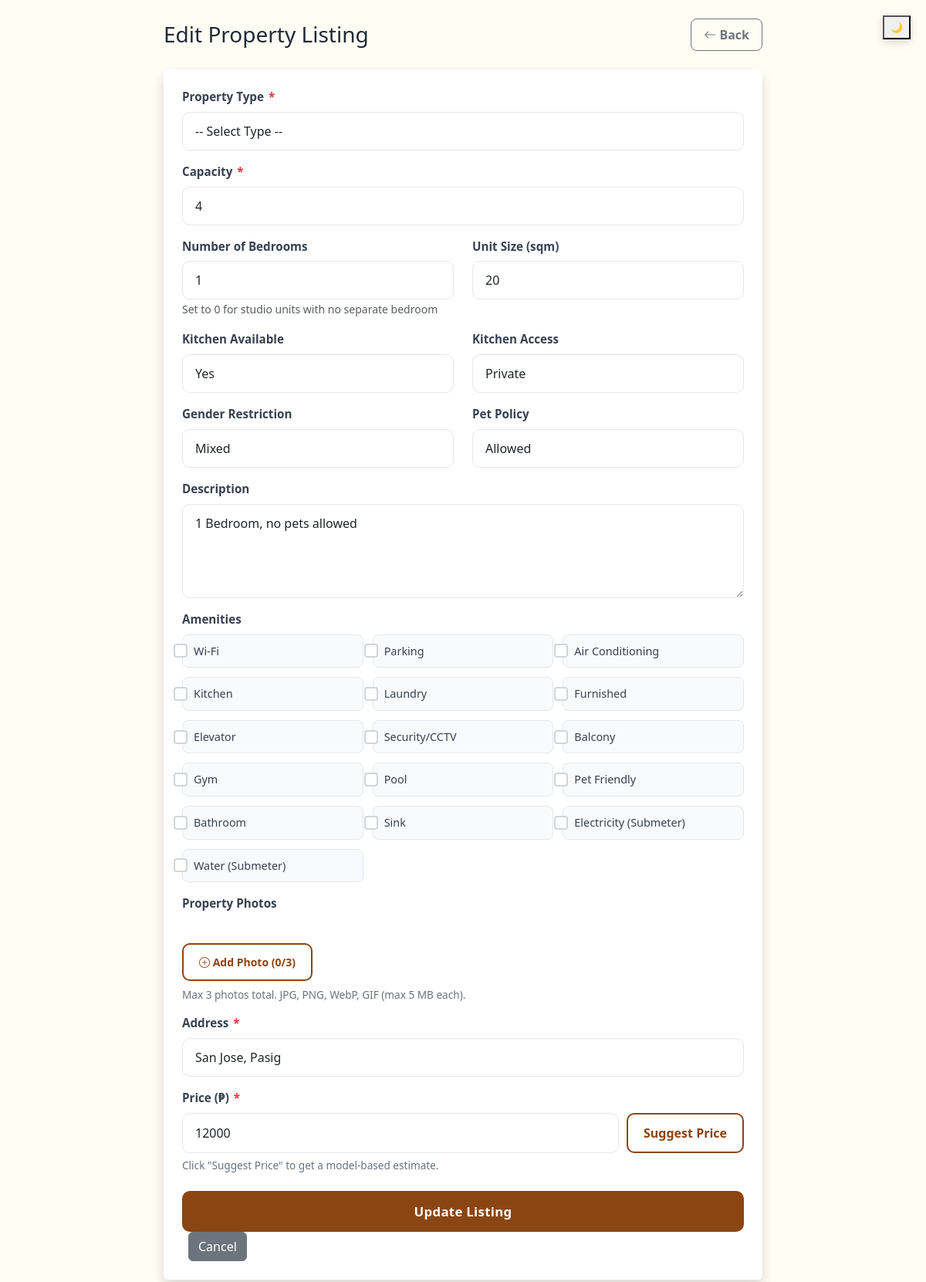
Page /edit_listing.php?id=5 (signed in) on the committed database.
### tables this page shows
CREATE TABLE `tblistings` (
  `id` int(11) NOT NULL,
  `title` varchar(255) NOT NULL,
  `description` text DEFAULT NULL,
  `address` varchar(255) NOT NULL,
  `latitude` decimal(10,8) DEFAULT NULL,
  `longitude` decimal(11,8) DEFAULT NULL,
  `price` decimal(10,2) DEFAULT NULL,
  `capacity` int(11) DEFAULT 1,
  `owner_id` int(11) NOT NULL,
  `created_at` timestamp NOT NULL DEFAULT current_timestamp()
);

### edit_listing.php (the view, shortened to what this page needs)
<?php
require 'mysql_connect.php';
$id = isset($_GET['id']) ? (int)$_GET['id'] : 0;
$owner_id = isset($_SESSION['owner_id']) ? (int)$_SESSION['owner_id'] : 0;
$stmt = $conn->prepare("SELECT * FROM tblistings WHERE id = ? AND owner_id = ?");
$stmt->bind_param("ii", $id, $owner_id);
$stmt->execute();
$result = $stmt->get_result();
$listing = $result->fetch_assoc();
?>
<!DOCTYPE html>
<html lang="en">
<head>
  <link href="https://cdn.jsdelivr.net/npm/bootstrap@5.3.0/dist/css/bootstrap.min.css" rel="stylesheet" />
  <link href="https://cdn.jsdelivr.net/npm/bootstrap-icons@1.10.5/font/bootstrap-icons.css" rel="stylesheet" />
  <link rel="stylesheet" href="add_property.css?v=41">
  <link rel="stylesheet" href="darkmode.css">
</head>
<body class="dashboard-bg">
<div class="container form-container">
  <div class="d-flex justify-content-between align-items-center mb-4">
    <h3 class="mb-0">Edit Property Listing</h3>
    <a href="DashboardUO.php" class="btn btn-outline-secondary">
      <i class="bi bi-arrow-left"></i> Back
    </a>
  </div>
  <form method="POST" enctype="multipart/form-data" class="bg-white p-4 shadow rounded">
    <div class="mb-3">
      <label class="form-label">Property Type <span class="text-danger">*</span></label>
      <select name="title" id="propertyType" class="form-select" required>
        <option value="">-- Select Type --</option>
      </select>
    </div>
    <div class="mb-3">
      <label class="form-label">Capacity <span class="text-danger">*</span></label>
      <input type="number" name="capacity" id="capacityInput" min="1" class="form-control" required value="<?= (int)$listing['capacity'] ?>">
    </div>
    <div class="row mb-3">
      <div class="col-md-6">
        <label class="form-label">Number of Bedrooms</label>
        <input type="number" name="bedroom" id="bedroomInput" class="form-control" min="0" step="1" value="<?= isset($listing['bedroom']) ? (int)$listing['bedroom'] : 1 ?>">
        <small class="text-muted">Set to 0 for studio units with no separate bedroom</small>
      </div>
      <div class="col-md-6">
        <label class="form-label">Unit Size (sqm)</label>
        <input type="number" name="unit_sqm" id="sqmInput" class="form-control" min="1" step="0.1" value="<?= isset($listing['unit_sqm']) ? (float)$listing['unit_sqm'] : 20 ?>">
      </div>
    </div>
    <div class="row mb-3">
      <div class="col-md-6">
        <label class="form-label">Kitchen Available</label>
        <select name="kitchen" id="kitchenInput" class="form-select">
          <option value="Yes" <?= (isset($listing['kitchen']) && $listing['kitchen'] === 'Yes') ? 'selected' : '' ?>>Yes</option>
        </select>
      </div>
      <div class="col-md-6" id="kitchenTypeContainer">
        <label class="form-label">Kitchen Access</label>
        <select name="kitchen_type" id="kitchenTypeInput" class="form-select">
          <option value="Private" <?= (isset($listing['kitchen_type']) && $listing['kitchen_type'] === 'Private') ? 'selected' : '' ?>>Private</option>
        </select>
      </div>
    </div>
    <div class="row mb-3">
      <div class="col-md-6">
        <label class="form-label">Gender Restriction</label>
        <select name="gender_specific" id="genderInput" class="form-select">
          <option value="Mixed" <?= (isset($listing['gender_specific']) && $listing['gender_specific'] === 'Mixed') ? 'selected' : '' ?>>Mixed</option>
        </select>
      </div>
      <div class="col-md-6">
        <label class="form-label">Pet Policy</label>
        <select name="pets" id="petsInput" class="form-select">
          <option value="Allowed" <?= (isset($listing['pets']) && $listing['pets'] === 'Allowed') ? 'selected' : '' ?>>Allowed</option>
        </select>
      </div>
    </div>
    <div class="mb-3">
      <label class="form-label">Description</label>
      <textarea name="description" class="form-control" rows="4"><?= htmlspecialchars($listing['description']) ?></textarea>
    </div>
    <div class="mb-3">
      <label class="form-label">Amenities</label>
      <?php
        $ALL_AMENITIES = [
          'wifi' => 'Wi-Fi', 'parking' => 'Parking', 'aircon' => 'Air Conditioning',
          'kitchen' => 'Kitchen', 'laundry' => 'Laundry', 'furnished' => 'Furnished',
          'elevator' => 'Elevator', 'security' => 'Security/CCTV', 'balcony' => 'Balcony',
          'gym' => 'Gym', 'pool' => 'Pool', 'pet_friendly' => 'Pet Friendly',
          'bathroom' => 'Bathroom', 'sink' => 'Sink',
          'electricity' => 'Electricity (Submeter)', 'water' => 'Water (Submeter)'
        ];
        $existing_amenities = [];
      ?>
      <div class="amenities-grid">
        <?php foreach ($ALL_AMENITIES as $key => $label): ?>
          <label class="form-check">
            <input class="form-check-input" type="checkbox" name="amenities[]" value="<?= $key ?>"
              <?= in_array($key, $existing_amenities) ? 'checked' : '' ?>>
            <span class="form-check-label"><?= htmlspecialchars($label) ?></span>
          </label>
        <?php endforeach; ?>
      </div>
    </div>
    <div class="mb-3">
      <label class="form-label">Property Photos</label>
      <button type="button" id="addNewPhotoBtn" class="btn btn-outline-primary btn-sm">
      </button>
      <div class="form-help mt-2">Max 3 photos total. JPG, PNG, WebP, GIF (max 5 MB each).</div>
    </div>
    <div class="mb-3">
      <label class="form-label">Address <span class="text-danger">*</span></label>
      <input type="text" name="address" id="addressInput" class="form-control" required value="<?= htmlspecialchars($listing['address']) ?>">
    </div>
    <div class="mb-3">
      <label class="form-label">Price (₱) <span class="text-danger">*</span></label>
      <div class="d-flex gap-2">
        <input type="number" name="price" id="priceInput" min="0" class="form-control" required value="<?= round($listing['price']) ?>">
        <button type="button" class="btn btn-outline-primary" id="btnSuggestPrice">
          Suggest Price
        </button>
      </div>
      <div class="form-help" id="priceHint">Click "Suggest Price" to get a model-based estimate.</div>
    </div>
    <button type="submit" class="btn btn-primary">Update Listing</button>
    <a href="DashboardUO.php" class="btn btn-secondary ms-2">Cancel</a>
  </form>
</div>
</body>
</html>

### add_property.css (style rules this page uses)
:root { --hb-brown: #8B4513; --hb-gold: #f1c64f; --hb-text: #1f2937; --hb-soft: #fffdf4; --hb-border:#e5e7eb; }
body.dashboard-bg { font-family:'Segoe UI', Tahoma, Geneva, Verdana, sans-serif; background: var(--hb-soft); color: var(--hb-text); max-width: 100%; overflow-x: hidden; padding: 24px 14px; }
form label.form-label { font-weight: 600; color: #374151; margin-bottom: 8px; font-size: 0.95rem; display: block; }
form label.form-label .text-danger { color: #dc2626; margin-left: 2px; }
form .form-control, form .form-select { border: 1.5px solid var(--hb-border); border-radius: 10px; padding: 12px 16px; font-size: 1rem; background: #fff; transition: all .2s ease; width: 100%; }
form textarea.form-control { min-height: 100px; resize: vertical; }
form input[type="number"] { -moz-appearance: textfield; }
.amenities-grid { display: grid; grid-template-columns: repeat(auto-fill, minmax(200px, 1fr)); gap: 12px; margin-top: 8px; }
.amenities-grid .form-check { display: flex; align-items: center; padding: 10px 12px; background: #f9fafb; border: 1.5px solid var(--hb-border); border-radius: 8px; transition: all .2s ease; cursor: pointer; margin: 0; }
.amenities-grid .form-check-input { margin-top: 0; margin-right: 8px; cursor: pointer; width: 18px; height: 18px; border: 2px solid #d1d5db; }
.amenities-grid .form-check-label { margin: 0; font-size: 0.9rem; color: #374151; cursor: pointer; user-select: none; }
form button[type="submit"], .btn-primary { background: var(--hb-brown); border: none; border-radius: 10px; padding: 14px 24px; font-weight: 700; letter-spacing: .3px; color: #fff; transition: all .2s ease; width: 100%; font-size: 1.05rem; margin-top: 8px; }
.btn-outline-primary { border: 2px solid var(--hb-brown); color: var(--hb-brown); background: #fff; border-radius: 10px; padding: 12px 20px; font-weight: 600; white-space: nowrap; transition: all .2s ease; }
.form-help { font-size: 0.85rem; color: #6b7280; margin-top: 6px; line-height: 1.4; }
.d-flex.gap-2 { gap: 10px !important; }
.btn-outline-secondary { border-radius: 8px; font-weight: 600; padding: 8px 16px; }

### darkmode.css (style rules this page uses)
:root { --bg-primary: #fffdf4; --bg-secondary: #ffffff; --bg-tertiary: #f9fafb; --text-primary: #1f2937; --text-secondary: #374151; --text-muted: #6b7280; --border-color: #e5e7eb; --hb-brown: #8B4513; --hb-gold: #f1c64f; --card-shadow: rgba(0, 0, 0, 0.06); --input-bg: #ffffff; --amenity-bg: #f9fafb; --amenity-border: #e5e7eb; --success-color: #059669; --warning-color: #d97706; --danger-color: #dc2626; --info-color: #2563eb; }
* { transition: background-color 0.3s ease, color 0.3s ease, border-color 0.3s ease !important; }

### edit_listing.php (style rules this page uses)
body { padding: 24px 14px; }
.form-container { max-width: 800px; margin: 0 auto; }

### rows in the picture
tblistings: capacity "4", description "1 Bedroom, no pets allowed", address "San Jose, Pasig", price "12000"

### other values in the picture
$label "Wi-Fi"
$label "Parking"
$label "Air Conditioning"
$label "Kitchen"
$label "Laundry"
$label "Furnished"
$label "Elevator"
$label "Security/CCTV"
$label "Balcony"
$label "Gym"
$label "Pool"
$label "Pet Friendly"
$label "Bathroom"
$label "Sink"
$label "Electricity (Submeter)"
